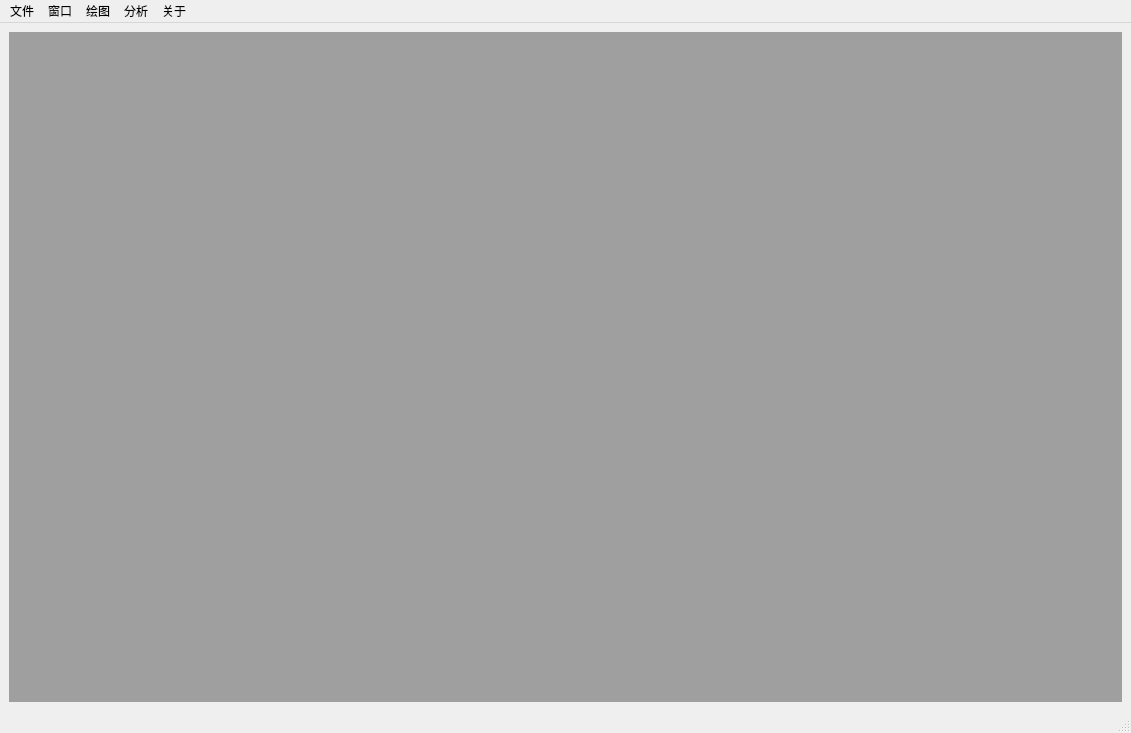
<?xml version="1.0" encoding="UTF-8"?>
<ui version="4.0">
 <class>MainWindow</class>
 <widget class="QMainWindow" name="MainWindow">
  <property name="geometry">
   <rect>
    <x>0</x>
    <y>0</y>
    <width>1131</width>
    <height>733</height>
   </rect>
  </property>
  <property name="windowTitle">
   <string>MainWindow</string>
  </property>
  <widget class="QWidget" name="centralwidget">
   <layout class="QGridLayout" name="gridLayout">
    <item row="0" column="0">
     <widget class="QMdiArea" name="mdiArea"/>
    </item>
   </layout>
  </widget>
  <widget class="QMenuBar" name="menubar">
   <property name="geometry">
    <rect>
     <x>0</x>
     <y>0</y>
     <width>1131</width>
     <height>22</height>
    </rect>
   </property>
   <widget class="QMenu" name="menu">
    <property name="title">
     <string>文件</string>
    </property>
    <addaction name="action_open"/>
   </widget>
   <widget class="QMenu" name="menu_2">
    <property name="title">
     <string>绘图</string>
    </property>
    <addaction name="action_draw"/>
   </widget>
   <widget class="QMenu" name="menu_3">
    <property name="title">
     <string>窗口</string>
    </property>
    <widget class="QMenu" name="menu_new_win">
     <property name="title">
      <string>新建</string>
     </property>
     <addaction name="action_win_data"/>
     <addaction name="action_win_plot"/>
     <addaction name="action_win_log"/>
     <addaction name="action_win_result"/>
    </widget>
    <addaction name="menu_new_win"/>
    <addaction name="action_tileSubWin"/>
    <addaction name="action_cascadeSubWin"/>
   </widget>
   <widget class="QMenu" name="menu_4">
    <property name="title">
     <string>关于</string>
    </property>
    <addaction name="action_author"/>
    <addaction name="action_logs"/>
   </widget>
   <widget class="QMenu" name="menu_5">
    <property name="title">
     <string>分析</string>
    </property>
   </widget>
   <addaction name="menu"/>
   <addaction name="menu_3"/>
   <addaction name="menu_2"/>
   <addaction name="menu_5"/>
   <addaction name="menu_4"/>
  </widget>
  <widget class="QStatusBar" name="statusbar"/>
  <action name="action_open">
   <property name="text">
    <string>打开</string>
   </property>
   <property name="shortcut">
    <string>Ctrl+O</string>
   </property>
  </action>
  <action name="action_author">
   <property name="text">
    <string>作者</string>
   </property>
   <property name="shortcut">
    <string>F1</string>
   </property>
  </action>
  <action name="action_logs">
   <property name="text">
    <string>更新日志</string>
   </property>
   <property name="shortcut">
    <string>Ctrl+L</string>
   </property>
  </action>
  <action name="action_tileSubWin">
   <property name="text">
    <string>平铺显示</string>
   </property>
  </action>
  <action name="action_cascadeSubWin">
   <property name="text">
    <string>级联显示</string>
   </property>
  </action>
  <action name="action_draw">
   <property name="text">
    <string>绘制</string>
   </property>
   <property name="shortcut">
    <string>Ctrl+D</string>
   </property>
  </action>
  <action name="action_win_data">
   <property name="text">
    <string>数据窗口</string>
   </property>
   <property name="shortcut">
    <string>Ctrl+1</string>
   </property>
  </action>
  <action name="action_win_plot">
   <property name="text">
    <string>图形窗口</string>
   </property>
   <property name="shortcut">
    <string>Ctrl+2</string>
   </property>
  </action>
  <action name="action_win_log">
   <property name="text">
    <string>日志窗口</string>
   </property>
   <property name="shortcut">
    <string>Ctrl+3</string>
   </property>
  </action>
  <action name="action_win_result">
   <property name="text">
    <string>输出窗口</string>
   </property>
   <property name="shortcut">
    <string>Ctrl+4</string>
   </property>
  </action>
 </widget>
 <resources/>
 <connections/>
</ui>
